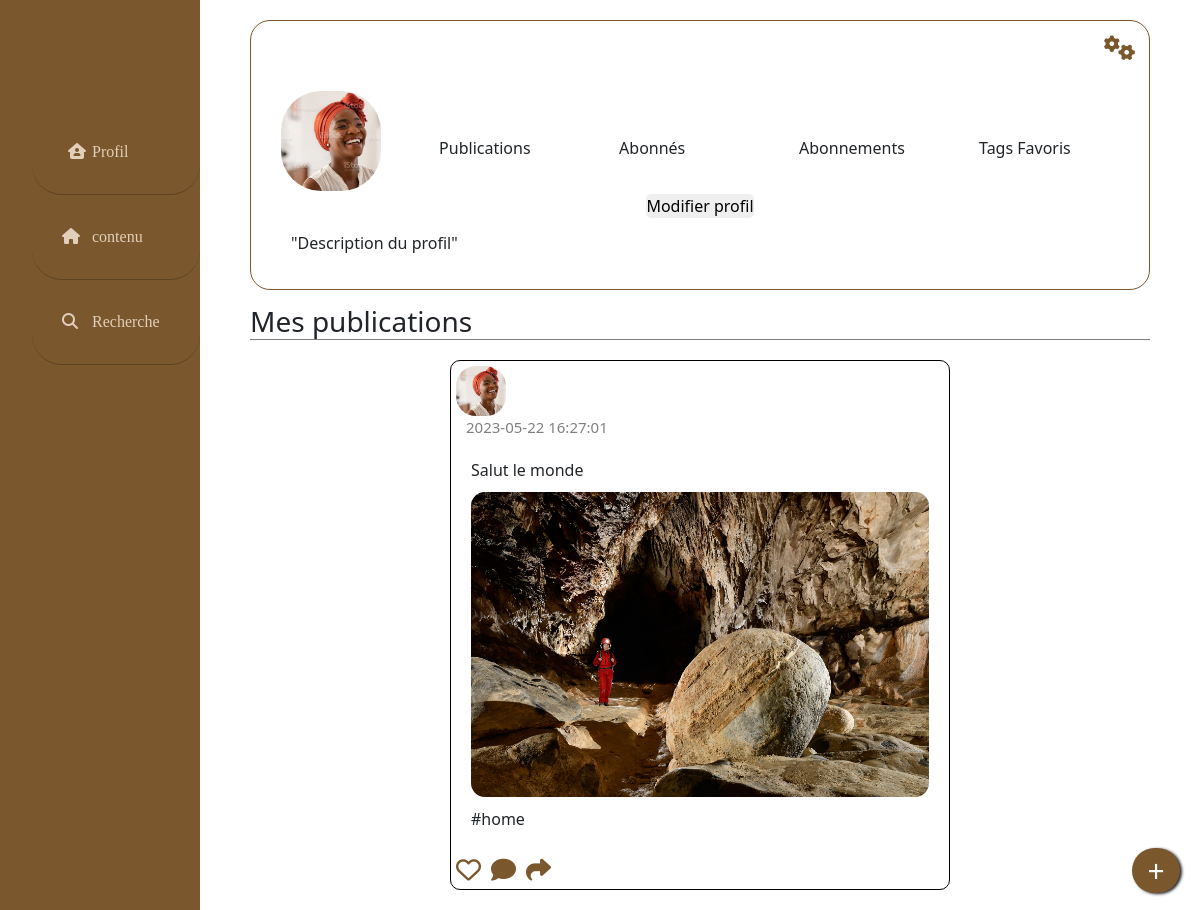
Screenshot of /profil.php?pseudo=Mysql with the database file from the repository.
### tables this page shows
CREATE TABLE `publication` (
  `id` int NOT NULL,
  `user_id` varchar(30) NOT NULL,
  `type` varchar(1000) NOT NULL,
  `tag` varchar(15) NOT NULL,
  `public` int NOT NULL,
  `images` varchar(300) NOT NULL,
  `creation` datetime NOT NULL DEFAULT CURRENT_TIMESTAMP
);

### html/profil.php (the view, shortened to what this page needs)
<?php
require '../BDD/image.php';
?>
<!DOCTYPE html>
<html lang="fr">
<head>
    <link href="https://cdn.jsdelivr.net/npm/bootstrap@5.2.2/dist/css/bootstrap.min.css" rel="stylesheet">
    <link rel="stylesheet" href="../css/style.css">
</head>
<body id="body-profil">
    <div class="le-profil">
        <div class="page-profil">
            <?php require '../donneesphp/navbar.template.php'; ?>
            <div class="profil-type">
                <div  class="info-utilisateur">
                    <div class="name-setting">
                        <div  class="name-profil">
                        </div>
                        <div  class="stroke">
                            <button  id="btn-modifier"><i  class="fa-solid fa-gears"></i></button>
                        </div>
                    </div>
                    <header >
                        <?php
                        require '../donneesphp/popup.template.php'
                        ?>
                        <div  class="image-profil-grand-espace">
                            <div class="image-profil-petit-espace">
                                <img class="photo-de-profil" src="../Images/image-profil.jpg" alt="">
                            </div>
                            <div class="all-infos">
                                <div class="vide"></div>
                                <div class="infos-utilisateur">
                                    <div class="publication">
                                        Publications
                                    </div>
                                    <div class="followers">
                                        Abonnés
                                    </div>
                                    <div class="follow">
                                        Abonnements
                                    </div>
                                    <div class="tag">
                                        Tags Favoris
                                    </div>
                                </div>
                            </div>
                        </div>
                        <div class="btn-modifier">
                            <div class="vide1-modifier profil">
                            </div>
                            <div class="btn-modfier-profil">
                                <button>Modifier profil</button>
                            </div>
                            <div class="vide2-modifier-profil">
                            </div>
                        </div>
                        <div class="description-profil">
                            <span class="description-profil">"Description du profil"</span>
                        </div>
                    </header>
                </div>
                <h3 class="mes-publications">Mes publications</h3>
                <?php
                    if(isset($_GET['pseudo'])) {
                        $db= $database->prepare('SELECT * FROM publication INNER JOIN inscription ON publication.user_id = inscription.id WHERE inscription.Pseudo = :pseudo ORDER BY publication.creation DESC');
                        $db->execute(['pseudo'=> $_GET['pseudo']]);
                    } else {
                        $db= $database->prepare('SELECT * FROM publication WHERE user_id= :id ORDER BY creation DESC');
                        $db->execute(['id'=> $_SESSION['id']]);
                    }
                    $bases= $db->fetchAll();
                    foreach($bases as $base){
                        echo '  <div  class="carte-publication-texte '.$base['tag'].'">
                        <div class="identification-carte">
                           <div class="image-profil">
                              <img src="../Images/image-profil.jpg" alt="image postée par l\'utilisateur" class="photo-profil">
                           </div>
                           <span class="nom-utilisateur"> '.$_SESSION['pseudo'].' </span>';
                             echo '
                        </div>
                        <div class="date-publication">
                         <span>
                         '.$base['creation'].'</span>
                        </div>
                        <div class="texte-publication">
                         <span class="text-publication">
                          '.$base['type'].' <br>';
                          if($base['images']!= null){
                            echo '<img alt="image postée par l\'utilisateur" class="img-pub" src= "'.$base['images'].'">';
                          } else {
                             echo '<img alt="image postée par l\'utilisateur" style= "display : none" class="img-pub" src= "noimage">';
                            }
                          echo ' <br>
                          #'.$base['tag'].'
                           </span>
                        </div>
                        <div class="les-trois-boutons">
                           <a class="jaime">
                               <i class="fa-regular fa-heart"></i>
                           </a>
                           <a class="commentaires">
                               <i class="fa-solid fa-comment"></i>
                           </a>
                            <a class="envoyer">
                                <i class="fa-sharp fa-solid fa-share"></i>
                            </a>
                       </div>
                       </div> ';
                    }
                ?>
            </div>
        </div>
    </div>
</body>
</html>

### css/style.css (style rules this page uses)
* { margin: 0%; padding: 0%; box-sizing: border-box; }
:root { --main-bg-color:rgb(122, 87, 44); --main-bh-color:rgb(157, 115, 65); --main-be-color:bisque; --main-or-color:orange; --main-ja-color:yellow; --main-bl-color:blue; --main-ro-color:red; --main-ma-color:brown; --main-bla-color: rgb(198, 197, 197); --main-ve-color:green; --main-no-color:black; --main-gr-color:grey; }
#body-profil { background-image: url(../Images/fond_beige.jpg); object-fit: cover; }
.photo-profil { width: 50px; height: 50px; object-fit: cover; border-radius: 40%; }
.photo-de-profil { width: 100px; height: 100px; object-fit: cover; border-radius: 40%; }
.img-pub { width: 100%; object-fit: cover; border-radius: 14px; margin: 10px auto 10px auto; }

### css/composants/boutons.css (style rules this page uses)
.jaime { color: rgb(122, 87, 44); font-size: 25px; }
.commentaires { color: rgb(122, 87, 44); font-size: 25px; }
.envoyer { color: rgb(122, 87, 44) ; font-size:25px; }
#btn-modifier { border-style: none; background: none; }
.btn-modfier-profil button { margin: auto; border-radius: 5px; border-style:var(--main-bg-color) ; }

### css/composants/contenairs.css (style rules this page uses)
.carte-publication-texte { width: 500px; padding-top: 5px; border: 1px solid; height: auto; margin: 20px auto 20px auto; border-radius: 10px; transition: background-color 2s; }
.texte-publication { margin: 20px; }
.page-profil { display: flex; }
.profil-type { margin: 0 auto; height: 100vh; overflow: scroll; padding: 0 10px 0 10px; }
.info-utilisateur { width: 900px; border: 1px solid var(--main-bg-color); margin-top: 20px; height: 270px; border-radius: 20px; }

### css/composants/navbars.css (style rules this page uses)
a { text-decoration: none; }

### css/composants/sous-contenairs.css (style rules this page uses)
.identification-carte { padding-left: 5px; display: flex; }
.date-publication { margin-left: 15px; color: gray; font-size: 15px; }
.les-trois-boutons { display: flex; gap: 10px; margin-left: 5px; }
.name-setting { display: grid; grid-template-columns: 1fr 1fr; width: 100%; height: 50px; padding-top: 15px; }
.name-profil { padding-left: 20px; font-weight: bold; }
.stroke { padding-left: 90%; }
.image-profil-grand-espace { display: flex; }
.image-profil-petit-espace { width: 200px; margin-left: 30px; margin-top: 20px; }
.all-infos { width: 100%; margin-top: 25px; }
.infos-utilisateur { display: grid; grid-template-columns: 1fr 1fr 1fr 1fr ; grid-gap: 10px; width: 100%; height: 50px; margin-top: 20px; }
.vide { width: 100%; height: 20px; }
.btn-modifier { display: grid; grid-template-columns: 1fr 1fr 1fr; width: 100%; height: 30px; }
.btn-modfier-profil { margin: auto; }

### css/composants/textes.css (style rules this page uses)
#btn-modifier i { font-size: 25px; color: var(--main-bg-color); }
.description-profil { margin-left: 20px; padding-top: 10px; }
.mes-publications { margin-top: 15px; width: 100%; border-bottom: 1px solid grey; }

### css/composants/tags.css (style rules this page uses)
#blanc, .home { border: 1px solid black; }

### rows the page displays
publication: creation "2023-05-22 16:27:01", type "Salut le monde", images (picture), tag "home"
